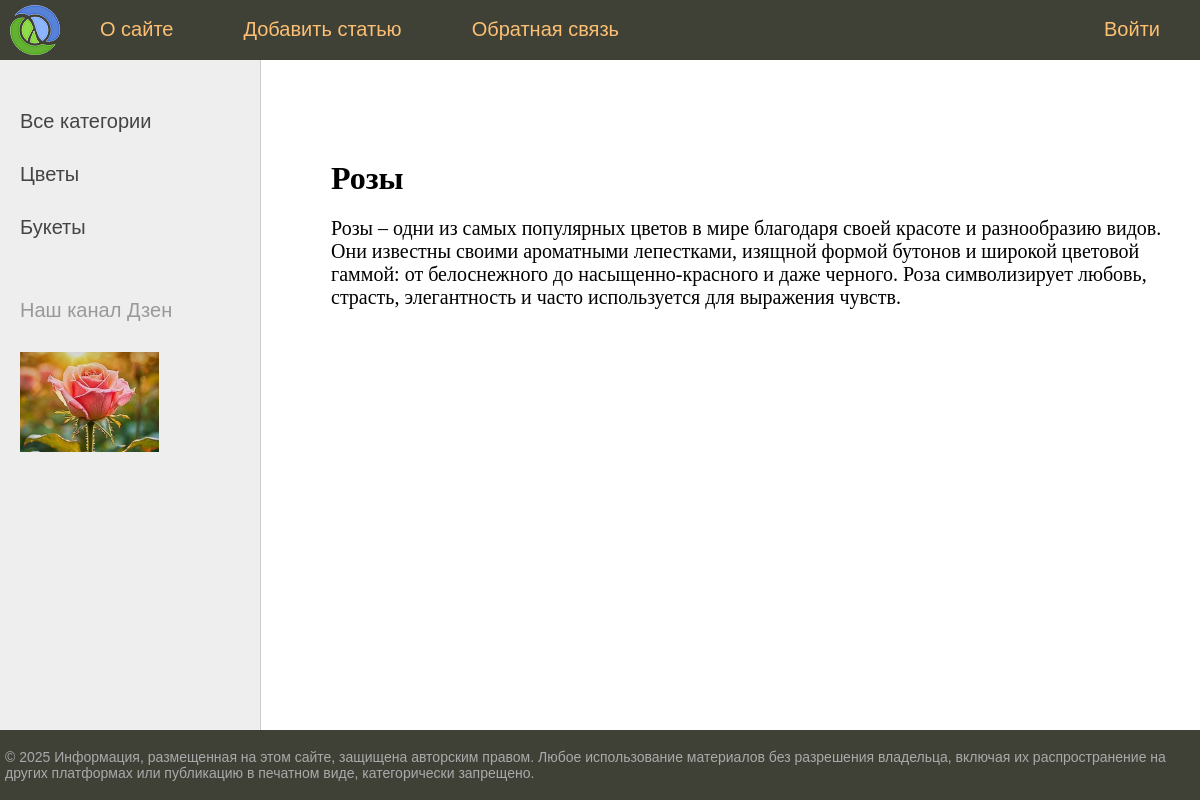
/post/slug-rozy/, run on the app's committed database.
### flowers/models.py (models this page shows, shortened)
class Category(models.Model):
    name = models.CharField(max_length=100, db_index=True)
    slug = models.SlugField(max_length=255, unique=True, db_index=True)
    def get_absolut_url(self):
        return reverse('category', kwargs={'cat_slug': self.slug})

class Flowers(models.Model):
    class Status(models.IntegerChoices):
        DRAFT = 0, 'Черновик'
        PUBLISHED = 1, 'Опубликовано'
    title = models.CharField(max_length=255)
    slug = models.SlugField(max_length=255, blank=True, unique=True, db_index=True)
    content = models.TextField(blank=True)
    time_create = models.DateTimeField(auto_now_add=True)
    time_update = models.DateTimeField(auto_now=True)
    is_published = models.BooleanField(choices=Status.choices, default=Status.DRAFT)
    cat = models.ForeignKey('Category', on_delete=models.PROTECT, related_name='posts')
    tags = models.ManyToManyField('TagPost', blank=True, related_name='tags')
    objects = models.Manager()
    published = PublishedManager()
    class Meta:
        ordering = ['time_create']
        indexes = [
            models.Index(fields=['time_create']),
        ]

### flowers/views.py (the view)
# urls.py: path('post/<slug:post_slug>/', views.show_post, name='post'),
def show_post(request, post_slug):
    post = get_object_or_404(Flowers, slug=post_slug)
    data = {
        'title': post.title,
        'menu': menu,
        'post': post,
        'cat_selected': 1,
    }
    return render(request, 'flowers/post.html', data)

### flowers/templatetags/flowers_tags.py (called while the page is built)
@register.inclusion_tag('flowers/list_categories.html')
def show_categories(cat_selected=0):
    cats = Category.objects.all()
    return {'cats': cats, 'cat_selected': cat_selected}

@register.inclusion_tag('flowers/list_tags.html')
def show_all_tags():
    return {'tag': TagPost.objects.all()}

### flowers/templates/flowers/post.html (shortened to what this page needs)
{% extends 'base.html' %}
{% block content %}
<h1>{{ post.title }}</h1>
{{ post.content|linebreaks }}
{% endblock %}

### flowers/templates/flowers/list_categories.html
{% for cat in cats %}
{% if cat.id == cat_selected %}
<li class="selected">{{cat.name}}</li>
{% else %}
<li><a href="{{ cat.get_absolut_url }}">{{cat.name}}</a></li>
{% endif %}
{% endfor %}

### flowers/static/flowers/css/styles.css (style rules this page uses)
h1, h2, h3, h4 { margin: 10px 0; }
html, body { font-family: 'Arial'; margin: 0; padding: 0; height: 100%; width: 100%; color: #444; }
a { color: #0059b2; text-decoration: none; }
.left-chapters ul li { margin: 30px 0 0 0; color: #999; }
.left-chapters ul li a { color: #444; text-decoration: none; }
.content-text h1 { font-size: 32px; }

### data on the page
Category: name "Цветы"
Category: name "Букеты"
Flowers: title "Розы", content "Розы – одни из самых популярных цветов в мире благодаря своей красоте и разнообразию видов. Они известны своими ароматными лепестками, изящной формой бутонов и широкой цветовой гаммой: от белоснежного до насыщенно-красного и даже черного. Роза символизирует любовь, страсть, элегантность и часто используется для выражения чувств."

### other printed values
{{ m.title }} "О сайте" "Добавить статью" "Обратная связь" "Войти"
